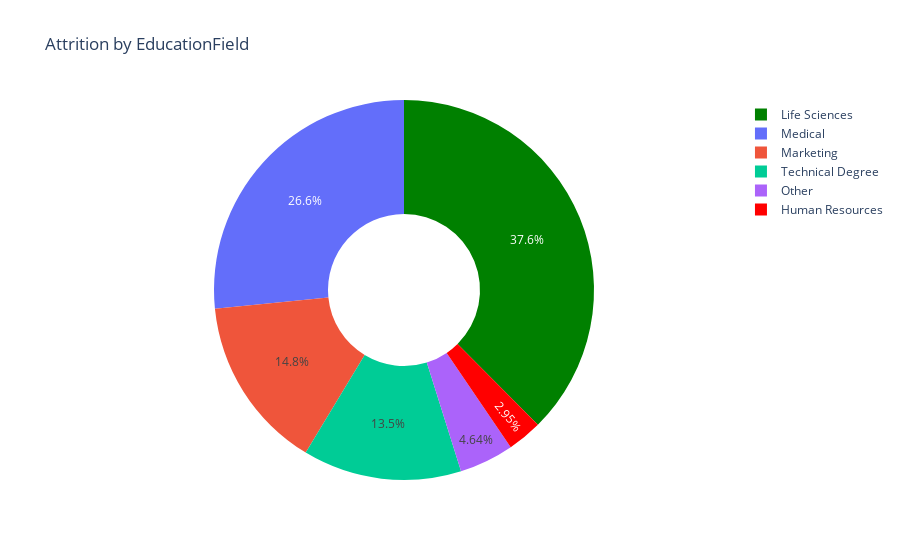

This figure's notebook cell:
### Code cell
# Create a donut chart

fig = go.Figure(data=[go.Pie(
    labels = attrition_by["EducationField"],
    values = attrition_by['count'],
    hole = 0.4,
    marker = dict(colors=["red", "green"]),
    textposition = "inside"
)])

# Update the layout
fig.update_layout(title="Attrition by EducationField")

# Show the Chart
fig.show()

### Figure 1 — Plotly figure (JSON) as saved in the notebook; plotly's stock layout.template omitted (floating-point values rounded to 4 significant figures)
{"data": [{"hole": 0.4, "labels": ["Human Resources", "Life Sciences", "Marketing", "Medical", "Other", "Technical Degree"], "marker": {"colors": ["red", "green"]}, "textposition": "inside", "type": "pie", "values": [7, 89, 35, 63, 11, 32]}], "layout": {"autosize": true, "title": {"text": "Attrition by EducationField"}}}
